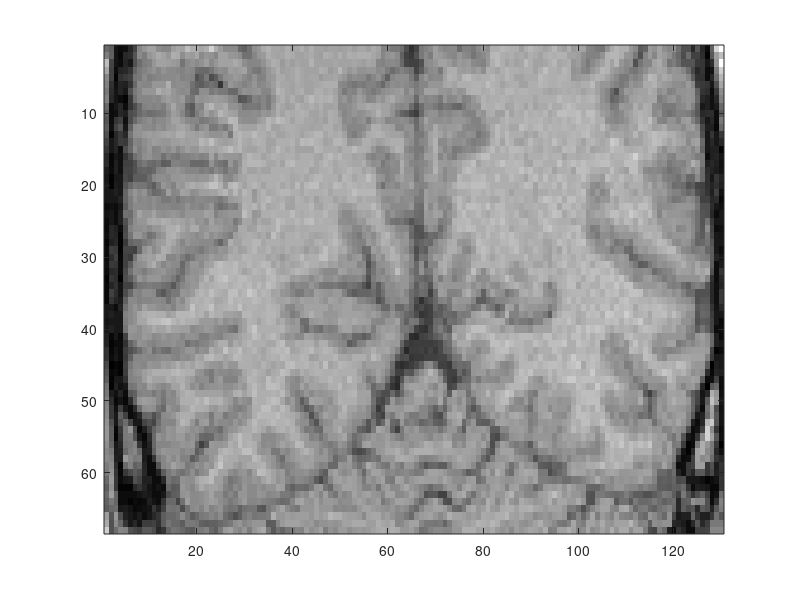

The MATLAB script that drew this image: (Note: this script raises an error after producing the figure.)
close all
clear all
clc
load brain
colormap('gray')
imagesc(brain)
muCSF = 32;
muGM = 47;
sdCSF = 5;
sdGM = 4;
muWM = 55;
sdWM = 3;

[H, W] = size(brain);
v = reshape(brain, H*W, 1);

cost = [(log(sdCSF^2) + ((v - muCSF).^2) / (sdCSF^2)) / 2, (log(sdGM^2) + ((v - muGM).^2) / (sdGM^2)) / 2, (log(sdWM^2) + ((v - muWM).^2) / (sdWM^2)) / 2];

%% 1-clique
sourceCost = max(0, cost(:,2) - cost(:,1));
sinkCost = max(0, cost(:,1) - cost(:,2));

TerminalWeights = [(1:H*W)', sourceCost, sinkCost];

EdgeWeights=[1, 2, 0, 0];

[Cut,Flow]=GraphCutMex(H*W,TerminalWeights,EdgeWeights);

result = ones(H*W, 1);
result(Cut', :) = 0;
result = reshape(result, H, W);
figure
colormap('gray')
imagesc(result)

%% 2-clique

beta = 3;

b = cost(:,2);
a = cost(:,1);

sourceCost = max(0, b - a);
sinkCost = max(0, a - b);

indices = (1:H*W)';

% Vertical cliques
xV = indices(mod(indices, H) ~= 0);
yV = xV + 1;

% Horizontal cliques
xH = indices((indices + H) <= W*H);
yH = xH + H;

% Solution
x = [xV; xH];
y = [yV; yH];

a = -beta * ones(size(x));
b = zeros(size(x));
c = zeros(size(x));
d = -beta * ones(size(x));

sinkCost(y) = sinkCost(y) + c - d;
sourceCost(x) = sourceCost(x) + c - a;
directCost = b + c - a - d;
reverseCost = zeros(size(x));

TerminalWeights = [indices, sourceCost, sinkCost];
EdgeWeights=[x, y, directCost, reverseCost];
[Cut,Flow]=GraphCutMex(H*W,TerminalWeights,EdgeWeights);

result = ones(H*W, 1);
result(Cut', :) = 0;
result = reshape(result, H, W);
figure
colormap('gray')
imagesc(result)

%% Alpha expansion

beta = 5;

indices = (1:H*W)';

% Vertical cliques
xV = indices(mod(indices, H) ~= 0);
yV = xV + 1;

% Horizontal cliques
xH = indices((indices + H) <= W*H);
yH = xH + H;

% Solution
x = [xV; xH];
y = [yV; yH];

[dummy,result] = min(cost,[], 2);
figure
colormap('gray');
imagesc(reshape(result, H, W));

for i=1:10
    for k=1:size(cost, 2)
        result = alphaexp(cost, k, result, x, y, beta);
    end
end

result = reshape(result, H, W);
figure
colormap('gray')
imagesc(result)
